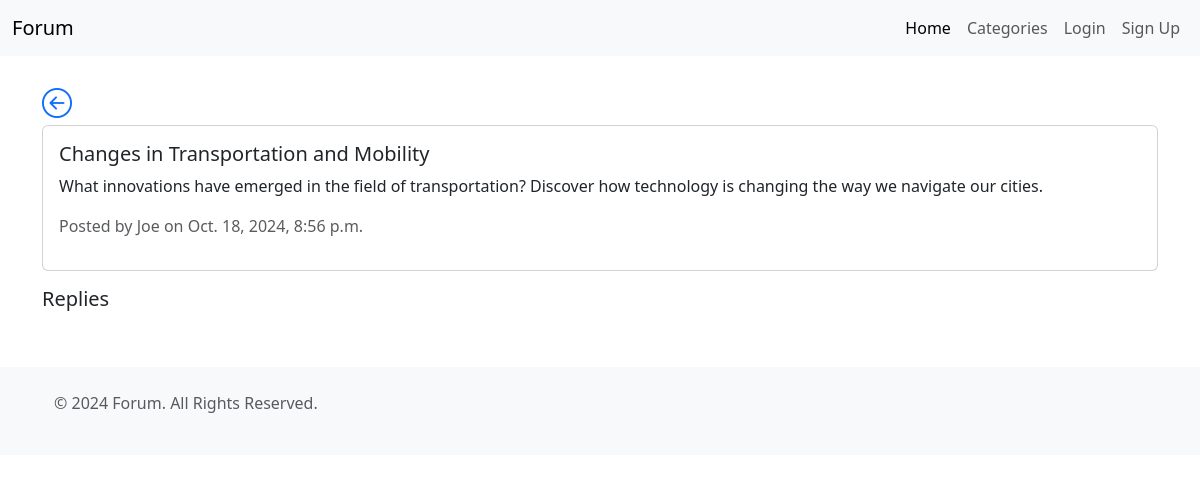
/topic/changes-in-transportation-and-mobility/, run on the app's committed database.
### forumapp/models.py (models this page shows, shortened)
class Topic(models.Model):
    title = models.CharField(max_length=200)
    slug = models.SlugField(max_length=200, unique=True, blank=True)
    content = models.TextField()
    created_at = models.DateTimeField(auto_now_add=True)
    updated_at = models.DateTimeField(auto_now=True)
    category = models.ForeignKey(Category, on_delete=models.CASCADE, related_name='topics')
    author = models.ForeignKey(User, on_delete=models.CASCADE, related_name='topics')

### forumapp/views.py (the view)
# urls.py: path('topic/<slug:slug>/', views.topic_detail, name='topic_detail'),
def topic_detail(request: HttpRequest, slug: str) -> HttpResponse:
    topic = get_object_or_404(Topic, slug=slug)
    return render(request, 'topic_detail.html', {'topic': topic, 'is_topic_detail': True})

### forumapp/templates/topic_detail.html (shortened to what this page needs)
{% extends 'base.html' %}
{% load i18n %}
{% block content %}
    <div class="card mb-3">
        <div class="card-body">
            <h5 class="card-title">{{ topic.title }}</h5>
            <p class="card-text">{{ topic.content }}</p>
            <p class="text-muted">{% trans "Posted by" %} {{ topic.author }} {% trans "on" %} {{ topic.created_at }}</p>
        </div>
    </div>
    <div class="d-flex align-items-end">
        <h5>{% trans "Replies" %}</h5>
    </div>
{% endblock %}

### data on the page
Topic: title "Changes in Transportation and Mobility", content "What innovations have emerged in the field of transportation? Discover how technology is changing the way we navigate our cities.", author "Joe", created_at "Oct. 18, 2024, 8:56 p.m."
